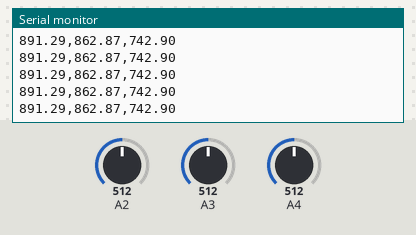
The sketch below on a simulated Arduino Uno, built with avr-gcc and run on an emulated ATmega328P. Parts: the last lines printed to the serial monitor. Inputs (shaded band) come from the test bench; at power-on: A2 = 512, A3 = 512, A4 = 512.

Above: at 1.2 s.
1.3 s: A2 set to 716
At 2.3 s:
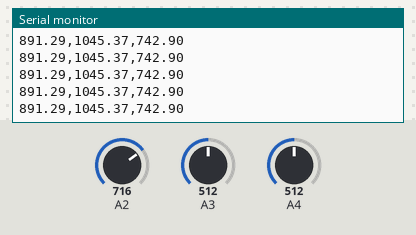
2.8 s: A3 set to 716
At 3.5 s:
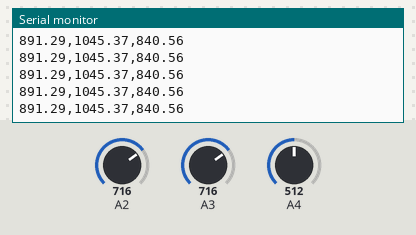
4.3 s: A4 set to 716
At 5.3 s:
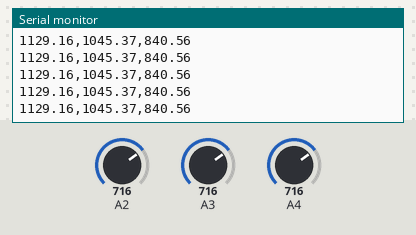
5.8 s: A2 set to 900
At 6.9 s:
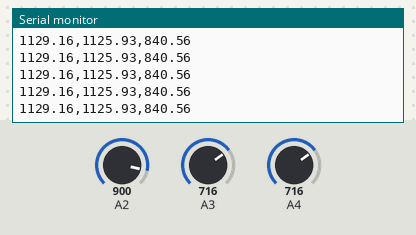
7.3 s: A3 set to 900
At 8.0 s:
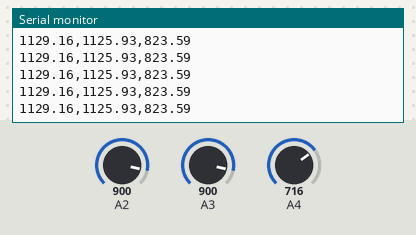
8.8 s: A4 set to 900
At 9.7 s:
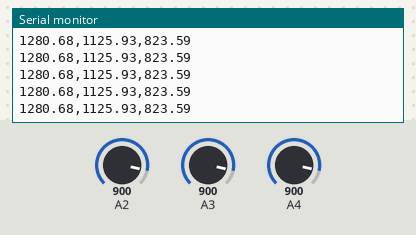
Timing chart, 0 to 11.3 s (numbered marks = the images above; inputs shaded):
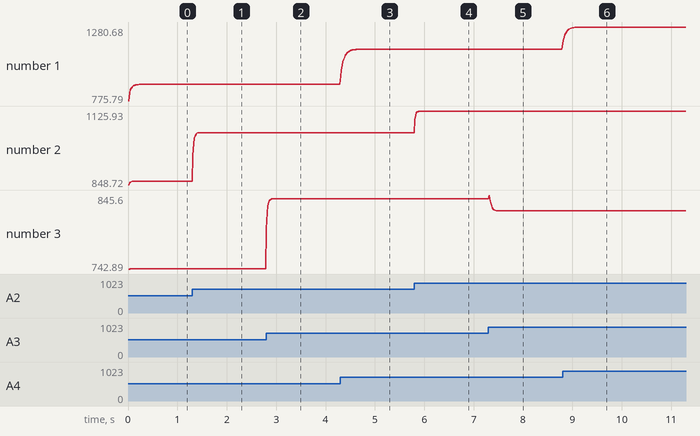

The sketch:

MS_device4.ino
```cpp
unsigned long sampleInterval = 1000/60;
unsigned long sampleTimer;
float varmeasl=0.1910788165, varmeasg1=0.0249017, varmeasg2=0.000033705, varprocl = 1.00E-2, varprocg2 = 1.00E-5, varprocg1 = 1.00E-2;
float Pc = 0.0, G = 0.0, noise = 1.0, Xp = 0.0, Zp = 0.0, Xe = 0.0, ul=0.0, ug1=0.0, ug2=0.0;
float lp=1.0,gp1=1.0,gp2=1.0;

void setup() {
  // put your setup code here, to run once:
Serial.begin(115200);
}

void loop() {
  // put your main code here, to run repeatedly:
    unsigned long currMillis = millis();
if(currMillis - sampleTimer >= sampleInterval)  // is it time for a sample?
{
sampleTimer = currMillis;
int a2=analogRead(4);
int a3 = analogRead(2);
int a4 = analogRead(3);
//Serial.print(a2);
//Serial.print(", ");
//Serial.print(a3);
//Serial.print(", ");
//Serial.print(a4);
//Serial.print(", ");
ul = Kalmanfilter(a2,varprocl,varmeasl,ul,lp);
lp=noise;
ug1 = Kalmanfilter(a3,varprocg1,varmeasg1,ug1,gp1);
gp1=noise;
ug2 = Kalmanfilter(a4,varprocg2,varmeasg2,ug2,gp2);
gp2=noise;
//Serial.print(ul);
//Serial.print(", ");
//Serial.print(ug1);
//Serial.print(", ");
//Serial.print(ug2);
// -0.0009    2.2938  -29.9389
float lf = -0.0009*ul*ul+2.2938*ul-29.9389;      //calibration lift force sensor 1.
lf = constrain(lf,0.00,1500.00);
lf*=9.81/10.0;
//-0.0012    2.3855  -27.2167
float gf1 =-0.0012*ug1*ug1+2.3855*ug1-27.2167;    //calibration grasp force sensor 1.
gf1 = constrain(gf1,0.00,1500.00);
gf1*=9.81/10.0;
//-0.0015    2.3300  -42.4562
float gf2 = -0.0015*ug2*ug2+2.3300*ug2-42.4562;    //calibration grasp force sensor 2.
gf2 = constrain(gf2,0.00,1500.00);
gf2*=9.81/10.0;
//Serial.print(",");
Serial.print(lf);
Serial.print(",");
Serial.print(gf1);
Serial.print(",");
Serial.println(gf2);
  }
}


float Kalmanfilter(float val, float varProcess, float varmeas, float prev, float no) {
  Pc = no + varProcess;
  G = Pc/(Pc + varmeas);
  noise = (1-G)*Pc;
  Xp = prev;
  Zp = Xp;
  Xe = G*(val-Zp)+Xp; // Update
  return(Xe);
}
```

Measured:
- after the input at 1.3 s, the serial monitor: prints a new line at once (image 1)
- after the input at 2.8 s, the serial monitor: prints a new line at once (image 2)
- after the input at 4.3 s, the serial monitor: prints a new line at once (image 3)
- after the input at 5.8 s, the serial monitor: prints a new line at once (image 4)
- after the input at 7.3 s, the serial monitor: prints a new line at once (image 5)
- after the input at 8.8 s, the serial monitor: prints a new line at once (image 6)
- plotted number 1: 891.29 → 1129.16 after the input at 4.3 s, 1129.16 → 1280.68 after the input at 8.8 s
- plotted number 2: 862.87 → 1045.37 after the input at 1.3 s, 1045.37 → 1125.93 after the input at 5.8 s
